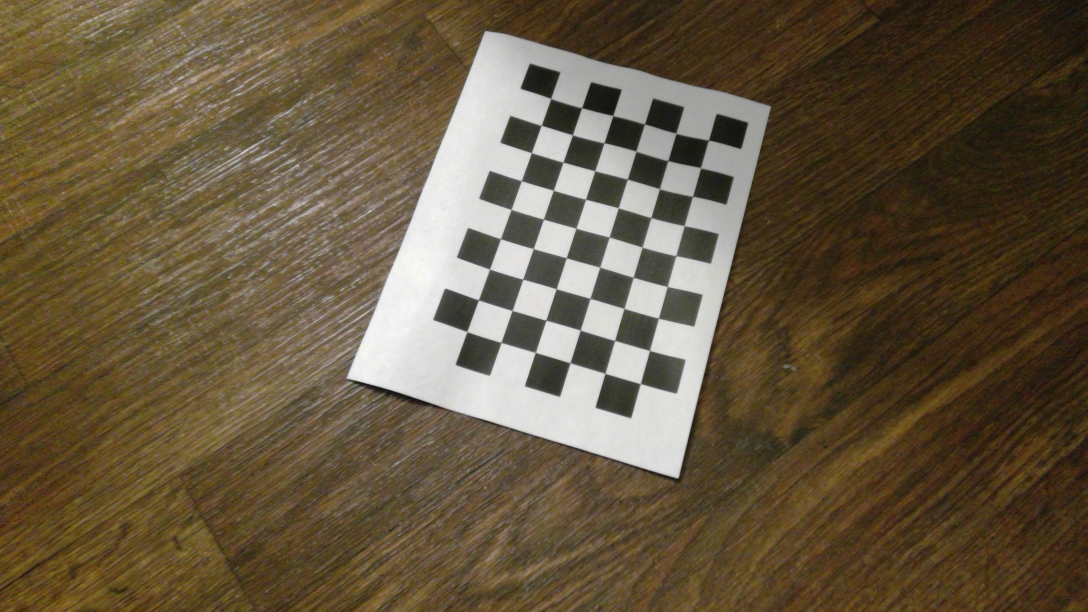
#> input picture calibration_images/WIN_20220120_17_34_11_Pro.jpg, 3264 x 1836 px (shown at 1/3 size); its folder holds 5 pictures in this run
$ python newcalibration.py
#> lines starting #> are read from the running program, lines starting #| are printed output that depends on the picture
import numpy as np
import cv2 as cv
import glob
# termination criteria
criteria = (cv.TERM_CRITERIA_EPS + cv.TERM_CRITERIA_MAX_ITER, 30, 0.001)
# prepare object points, like (0,0,0), (1,0,0), (2,0,0) ....,(6,5,0)
objp = np.zeros((9*6,3), np.float32)
objp[:,:2] = np.mgrid[0:6,0:9].T.reshape(-1,2)
# Arrays to store object points and image points from all the images.
objpoints = [] # 3d point in real world space
imgpoints = [] # 2d points in image plane.
images = glob.glob('./calibration_images/*')

for fname in images:
    img = cv.imread(fname)
#> img is the input picture: shape (1836, 3264, 3); mean B, G, R 63.6, 87, 101.5
    gray = cv.cvtColor(img, cv.COLOR_BGR2GRAY)
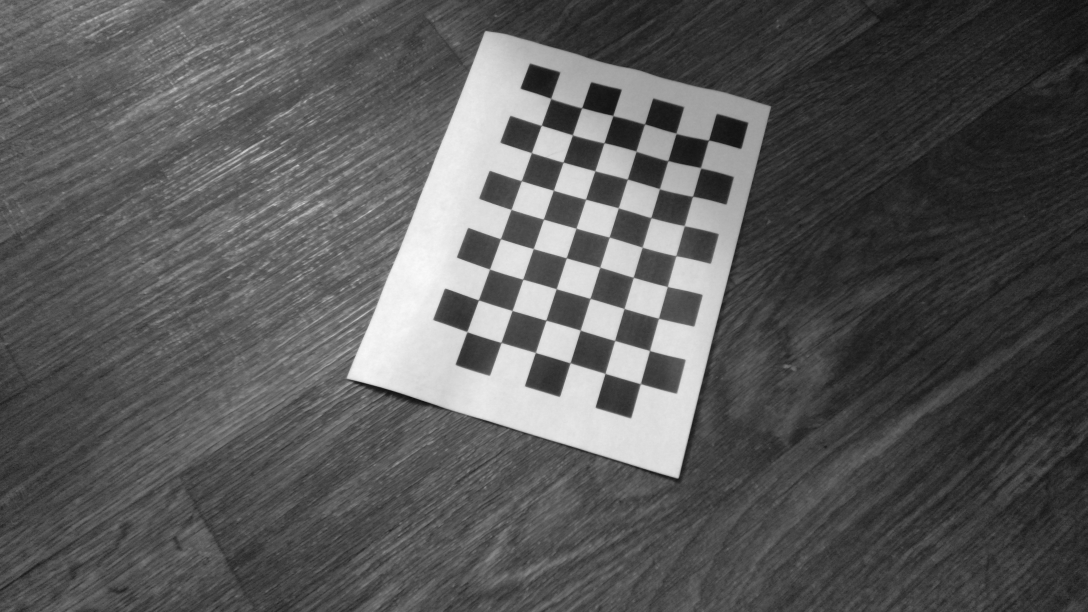
#> gray: shape (1836, 3264) (shown at 1/3 size); min 8, max 251, mean 88.7
    # Find the chess board corners
    ret, corners = cv.findChessboardCorners(gray, (6,9), None)
#> ret = True; corners = 54 rows, first 8: [1652.9, 295.8], [1746, 324], [1839.5, 347.5], [1934.5, 373], [2029, 401.5], [2126.5, 422], [1624.5, 376.5], [1718.6, 405.5]
    # If found, add object points, image points (after refining them)
    if ret == True:
        print("found chessboard")
        objpoints.append(objp)
        corners2 = cv.cornerSubPix(gray,corners, (11,11), (-1,-1), criteria)
#> corners2 = 54 rows, first 8: [1653.3, 295.9], [1746.3, 324.1], [1839.7, 347.4], [1934.7, 372.6], [2029.1, 400.9], [2126.6, 421], [1624.7, 376.7], [1718.3, 405.3]
        imgpoints.append(corners)
        # Draw and display the corners
        cv.drawChessboardCorners(img, (6,9), corners2, ret)
        cv.imshow('img', img)
        cv.waitKey(500)
    else:
        print("chessboard not found")
#> pass 2 of the loop `for fname in images:`:
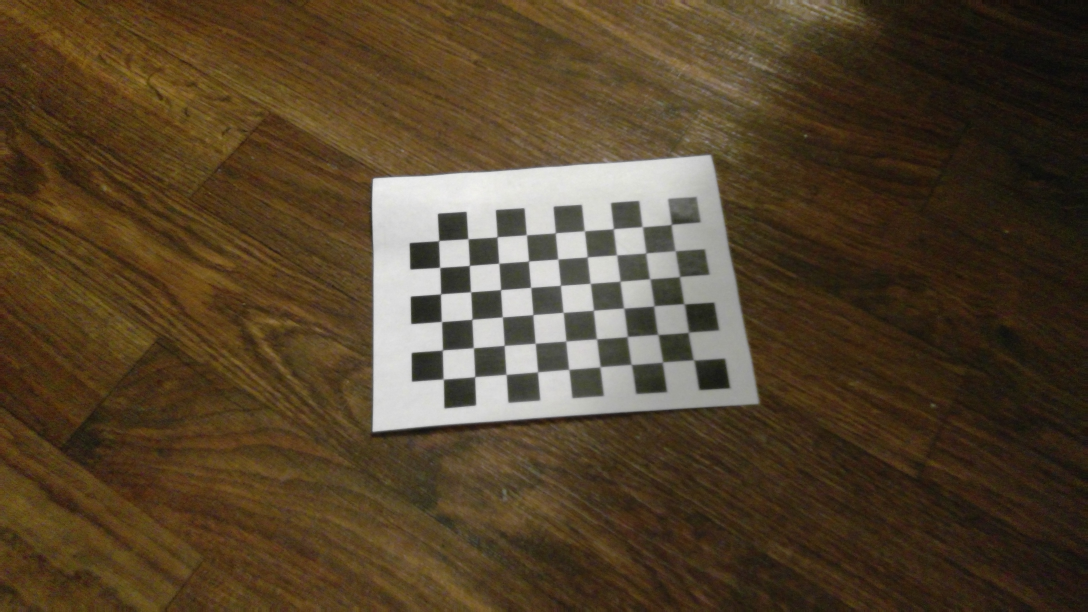
#> input picture calibration_images/WIN_20220120_17_34_15_Pro.jpg, 3264 x 1836 px (shown at 1/3 size)
#> img is the input picture: shape (1836, 3264, 3); mean B, G, R 44.8, 67.2, 83.7
#> `gray = cv.cvtColor(img, cv.COLOR_BGR2GRAY)`:
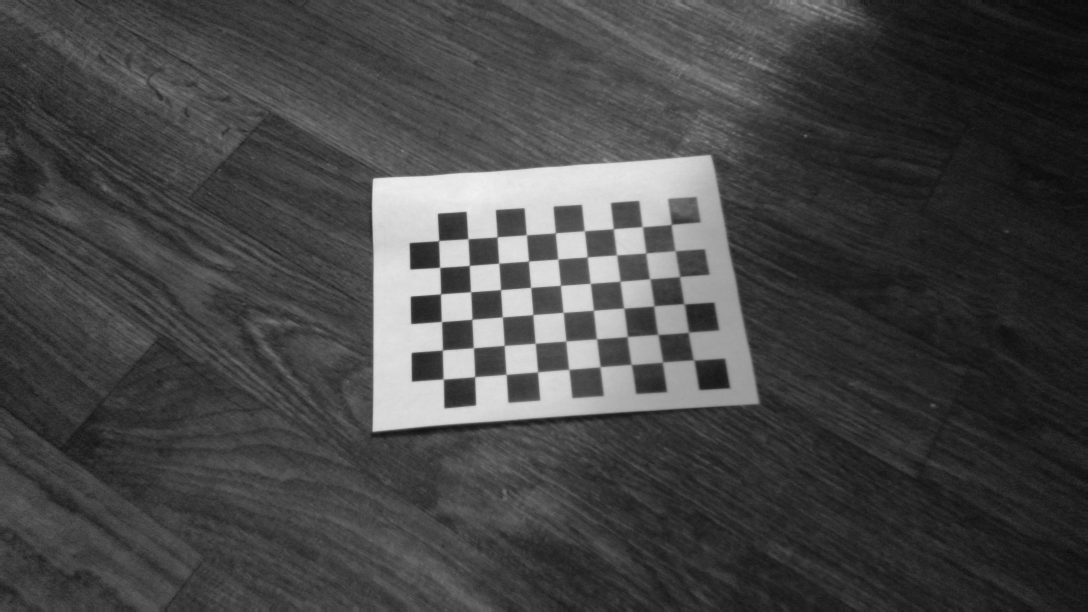
#> gray: shape (1836, 3264) (shown at 1/3 size); min 4, max 243, mean 69.6
#> corners = 54 rows, first 8: [2014.5, 674], [2026.5, 753], [2040, 831], [2053, 912.5], [2066.4, 998], [2081.5, 1080.5], [1927.5, 681], [1938.5, 760.1]
#> corners2 = 54 rows, first 8: [2015, 673.7], [2026.8, 753.5], [2039.4, 830.5], [2053.2, 912.7], [2066.1, 997.6], [2081.9, 1080.7], [1927.5, 680.9], [1938.5, 759.7]
#> pass 3 of the loop `for fname in images:`:
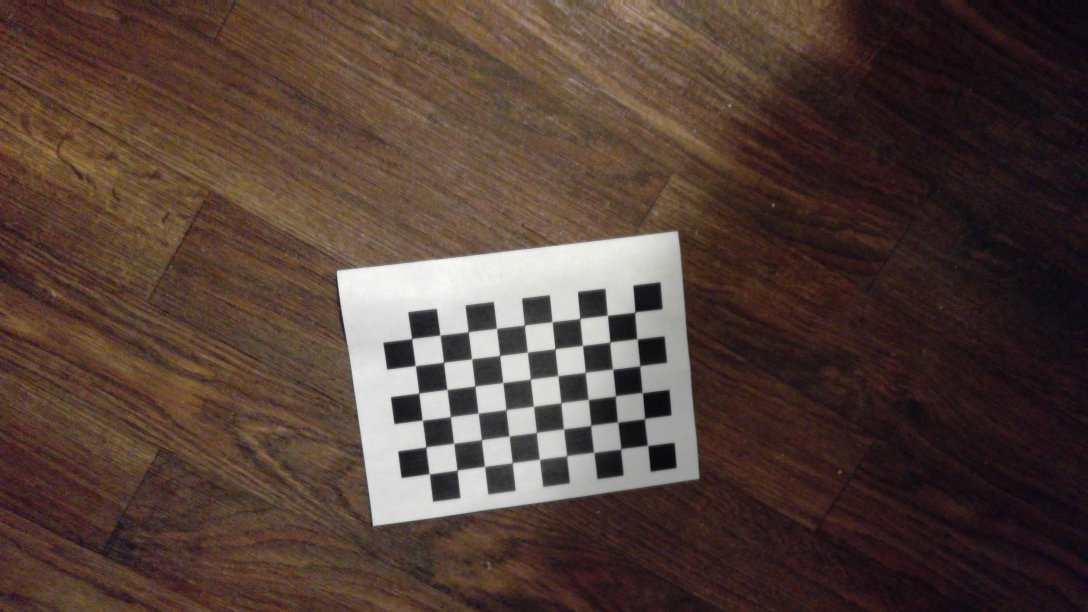
#> input picture calibration_images/WIN_20220120_17_34_19_Pro.jpg, 3264 x 1836 px (shown at 1/3 size)
#> img is the input picture: shape (1836, 3264, 3); mean B, G, R 55.8, 64.1, 83
#> `gray = cv.cvtColor(img, cv.COLOR_BGR2GRAY)`:
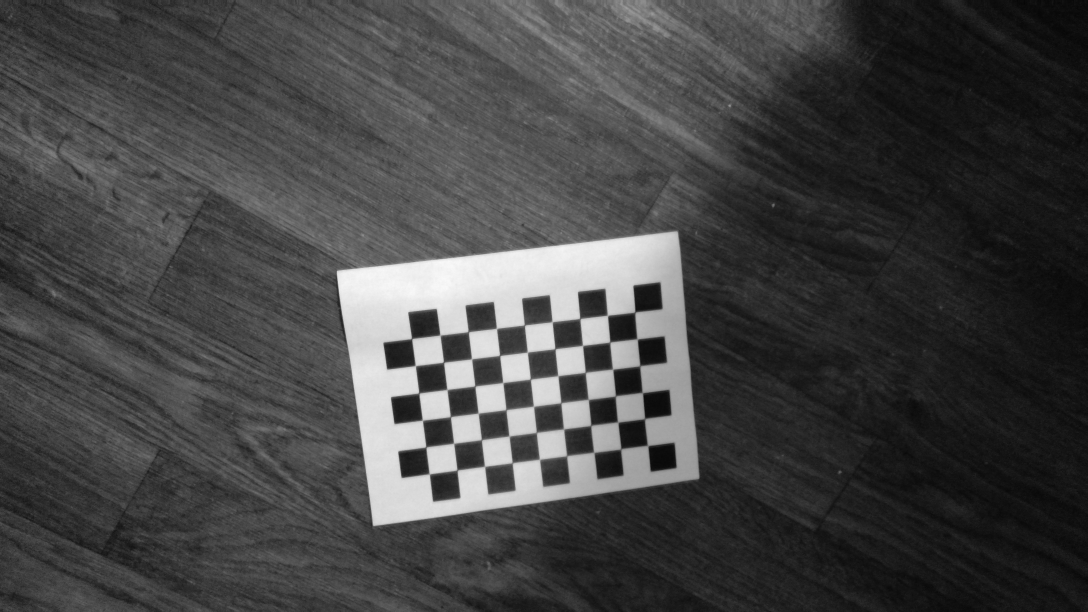
#> gray: shape (1836, 3264) (shown at 1/3 size); min 1, max 251, mean 68.8
#> corners = 54 rows, first 8: [1905.5, 937], [1912, 1018], [1920, 1098.5], [1928, 1179], [1934.5, 1257], [1944, 1338], [1822.5, 947.5], [1830.5, 1027]
#> corners2 = 54 rows, first 8: [1905.7, 937.2], [1912.4, 1017.8], [1920.3, 1098.4], [1928.2, 1179.1], [1934.9, 1256.8], [1944, 1337.6], [1823.3, 947], [1830.5, 1027.2]
#> the loop made 5 passes; the first 3 are shown
cv.destroyAllWindows()

img = cv.imread('./calibration_images/image0.png')
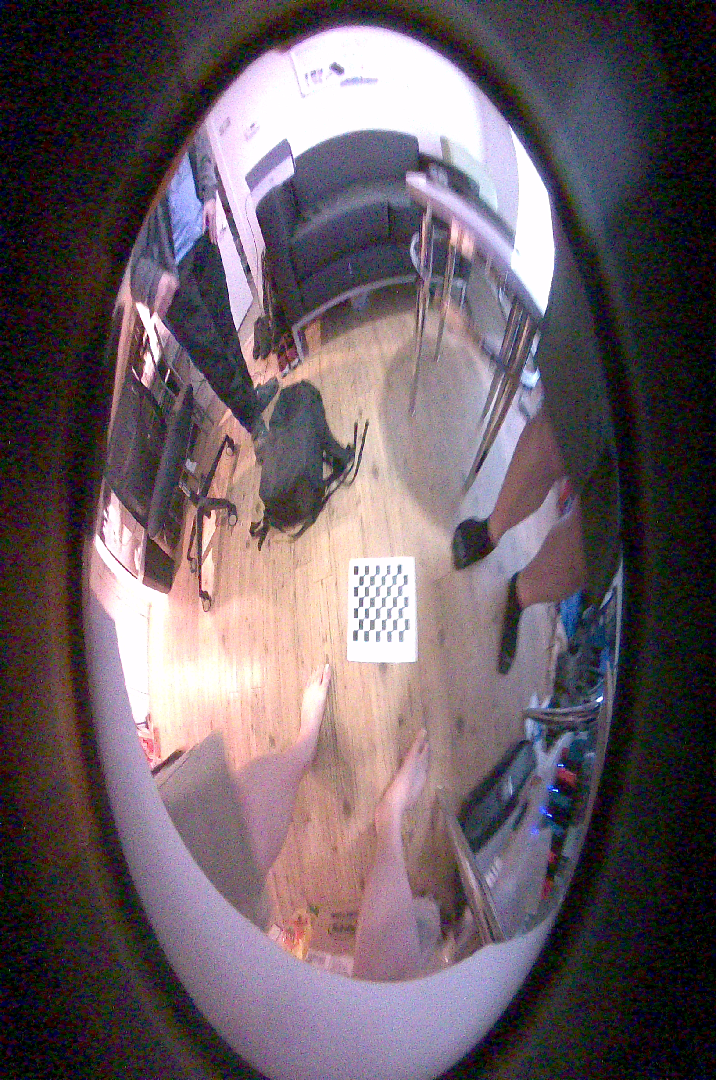
#> input picture calibration_images/image0.png, 716 x 1080 px
#> img is the input picture: shape (1080, 716, 3); mean B, G, R 99, 92.1, 105.2
gray_image = cv.cvtColor(img, cv.COLOR_BGR2GRAY)
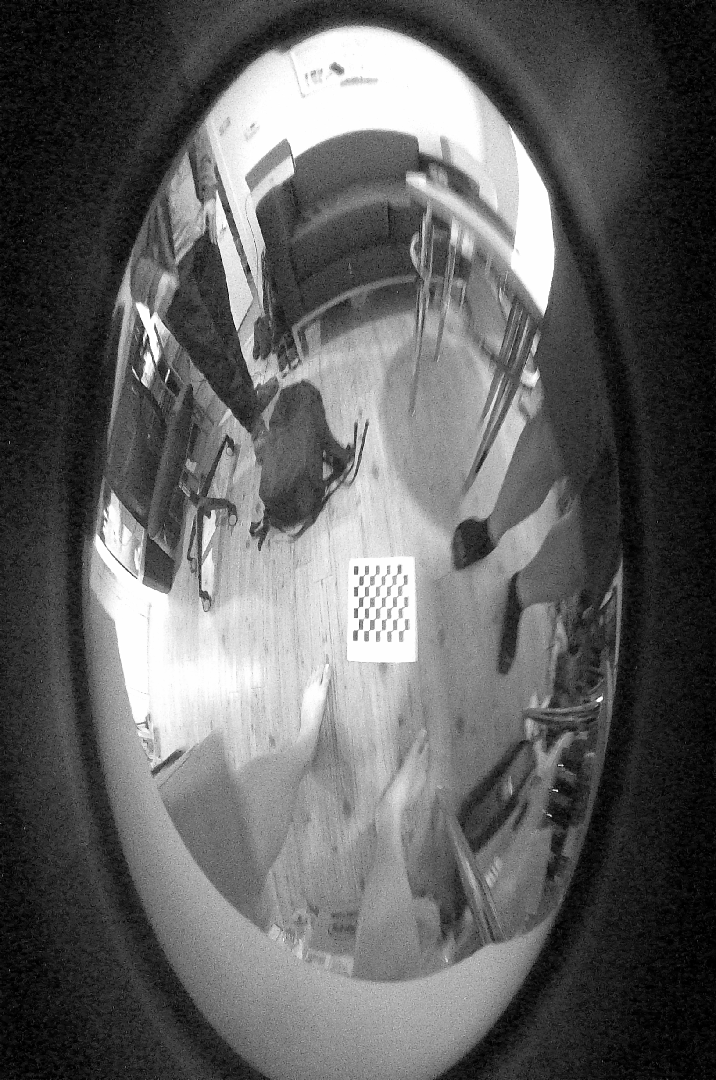
#> gray_image: shape (1080, 716); min 0, max 255, mean 96.8
ret, mtx, dist, rvecs, tvecs = cv.calibrateCamera(objpoints, imgpoints, gray_image.shape[::-1], None, None)

np.save("./camera_params/ret", ret)
np.save("./camera_params/K", mtx)
np.save("./camera_params/dist", dist)
np.save("./camera_params/rvecs", rvecs)
np.save("./camera_params/tvecs", tvecs)


h,  w = img.shape[:2]
#> h = 1080; w = 716
newcameramtx, roi = cv.getOptimalNewCameraMatrix(mtx, dist, (w,h), 1, (w,h))

# undistort
dst = cv.undistort(img, mtx, dist, None, newcameramtx)
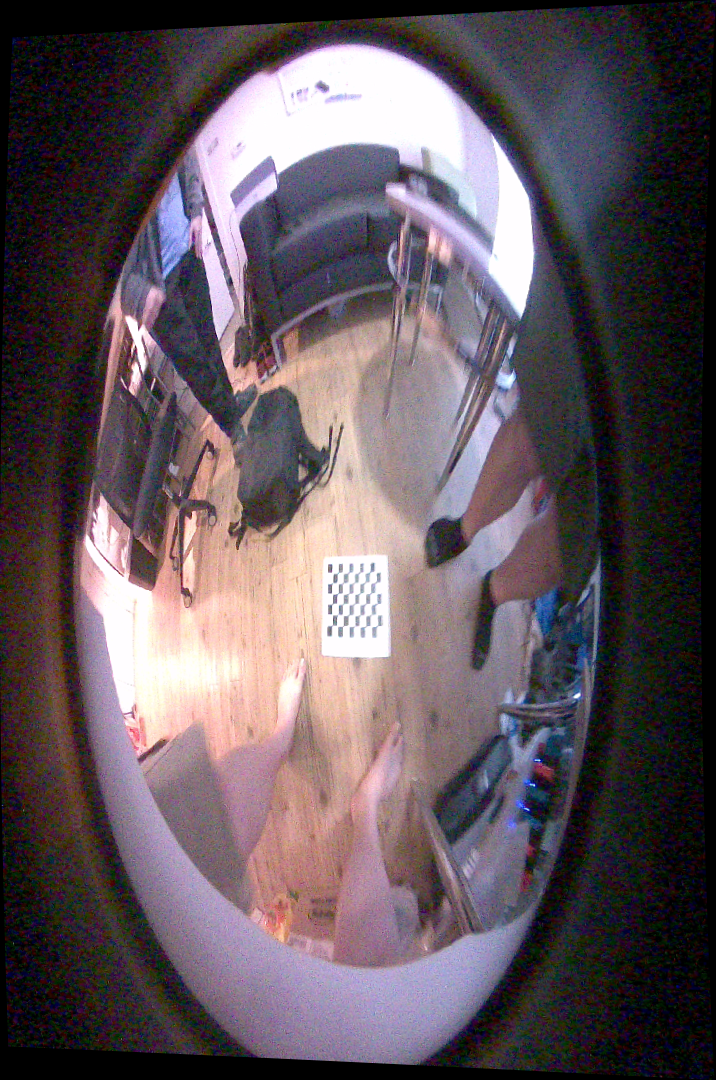
#> dst: shape (1080, 716, 3); mean B, G, R 93, 86.4, 98.4
# crop the image
#x, y, w, h = roi
#dst = dst[y:y+h, x:x+w]
cv.imwrite('calibresult.png', dst)

cv.imshow("undistorted image", dst)

while True:
    key = cv.waitKey(20)
#> (key Esc is pressed here)
    if key == 27: #exit on esc
        break
